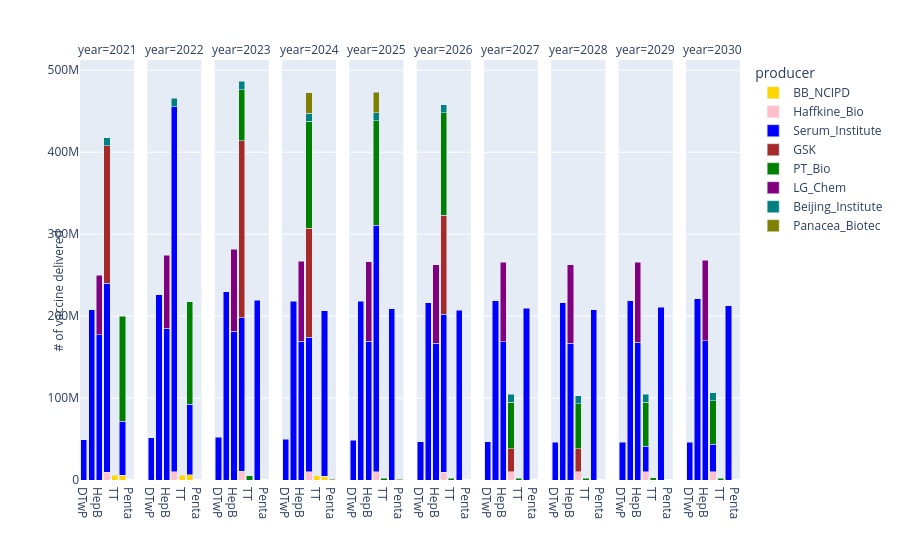

Notebook code for this chart:
### Code cell
import plotly.express as px
import pandas as pd
import plotly.graph_objects as go

with open('C:/Users/fthcn/Desktop/Vaccine_Tender_Scheduling_Problem/Julia_Files/Github/Results/X_results_'+demand_status+'_'+supply_status+'_'+price_status+'.json') as json_file:
    X_results = json.load(json_file)

print(X_results)

group = ["TT", "HepB", "Hib", "IPV", "OPV", "DT", "Td", "DTwP", "DTwP-Hib", "Penta", "Hexa"]

output = pd.DataFrame()
for v in group:
    if v in X_results:
        #print(v)
        for p in P_v[v]:
            #print(p)
            for t in T:
                if str(t) in X_results[v][p]:
                    if X_results[v][p][str(t)] >= 1:
                        X_results[v][p][str(t)] = round(X_results[v][p][str(t)])
                        df_dictionary = pd.DataFrame([dict(year=str(2020+t), var=X_results[v][p][str(t)], vaccine=v, producer=p)])
                        output = pd.concat([output, df_dictionary], ignore_index=True)
output.sort_values(['vaccine'],ascending=[False],inplace=True)
output.sort_values(['year'],ascending=[True],inplace=True)
fig = px.bar(output, x="vaccine", y="var", facet_col="year", color="producer",
             color_discrete_map=producer_color_map)

fig.for_each_xaxis(lambda x: x.update(title = ''))
fig.for_each_yaxis(lambda y: y.update(title = ''))
# and:
fig.add_annotation(x=-0.05,y=0.45, showarrow=False,
                   text="# of vaccine delivered", textangle=-90,
                    xref="paper", yref="paper")
fig.add_annotation(x=0.5,y=-0.30, showarrow=False,
                   text="Vaccines", textangle=0,
                    xref="paper", yref="paper")
fig.update_layout(barmode='stack', xaxis={'categoryorder':'category ascending'})
fig.show()

### Figure 1 — Plotly figure (JSON) as saved in the notebook; plotly's stock layout.template omitted (floating-point values rounded to 4 significant figures)
{"data": [{"alignmentgroup": "True", "hovertemplate": "producer=BB_NCIPD<br>year=2021<br>vaccine=%{x}<br>var=%{y}<extra></extra>", "legendgroup": "BB_NCIPD", "marker": {"color": "gold", "pattern": {"shape": ""}}, "name": "BB_NCIPD", "offsetgroup": "BB_NCIPD", "orientation": "v", "showlegend": true, "textposition": "auto", "type": "bar", "x": ["Td", "TT"], "xaxis": "x", "y": [5506912, 5680000], "yaxis": "y"}, {"alignmentgroup": "True", "hovertemplate": "producer=BB_NCIPD<br>year=2022<br>vaccine=%{x}<br>var=%{y}<extra></extra>", "legendgroup": "BB_NCIPD", "marker": {"color": "gold", "pattern": {"shape": ""}}, "name": "BB_NCIPD", "offsetgroup": "BB_NCIPD", "orientation": "v", "showlegend": false, "textposition": "auto", "type": "bar", "x": ["Td", "TT"], "xaxis": "x2", "y": [6329268, 5520000], "yaxis": "y2"}, {"alignmentgroup": "True", "hovertemplate": "producer=BB_NCIPD<br>year=2024<br>vaccine=%{x}<br>var=%{y}<extra></extra>", "legendgroup": "BB_NCIPD", "marker": {"color": "gold", "pattern": {"shape": ""}}, "name": "BB_NCIPD", "offsetgroup": "BB_NCIPD", "orientation": "v", "showlegend": false, "textposition": "auto", "type": "bar", "x": ["Td", "TT"], "xaxis": "x4", "y": [4511672, 5440000], "yaxis": "y4"}, {"alignmentgroup": "True", "hovertemplate": "producer=Haffkine_Bio<br>year=2021<br>vaccine=%{x}<br>var=%{y}<extra></extra>", "legendgroup": "Haffkine_Bio", "marker": {"color": "pink", "pattern": {"shape": ""}}, "name": "Haffkine_Bio", "offsetgroup": "Haffkine_Bio", "orientation": "v", "showlegend": true, "textposition": "auto", "type": "bar", "x": ["OPV"], "xaxis": "x", "y": [9600000], "yaxis": "y"}, {"alignmentgroup": "True", "hovertemplate": "producer=Haffkine_Bio<br>year=2022<br>vaccine=%{x}<br>var=%{y}<extra></extra>", "legendgroup": "Haffkine_Bio", "marker": {"color": "pink", "pattern": {"shape": ""}}, "name": "Haffkine_Bio", "offsetgroup": "Haffkine_Bio", "orientation": "v", "showlegend": false, "textposition": "auto", "type": "bar", "x": ["OPV"], "xaxis": "x2", "y": [10320000], "yaxis": "y2"}, {"alignmentgroup": "True", "hovertemplate": "producer=Haffkine_Bio<br>year=2023<br>vaccine=%{x}<br>var=%{y}<extra></extra>", "legendgroup": "Haffkine_Bio", "marker": {"color": "pink", "pattern": {"shape": ""}}, "name": "Haffkine_Bio", "offsetgroup": "Haffkine_Bio", "orientation": "v", "showlegend": false, "textposition": "auto", "type": "bar", "x": ["OPV"], "xaxis": "x3", "y": [10440000], "yaxis": "y3"}, {"alignmentgroup": "True", "hovertemplate": "producer=Haffkine_Bio<br>year=2024<br>vaccine=%{x}<br>var=%{y}<extra></extra>", "legendgroup": "Haffkine_Bio", "marker": {"color": "pink", "pattern": {"shape": ""}}, "name": "Haffkine_Bio", "offsetgroup": "Haffkine_Bio", "orientation": "v", "showlegend": false, "textposition": "auto", "type": "bar", "x": ["OPV"], "xaxis": "x4", "y": [10080000], "yaxis": "y4"}, {"alignmentgroup": "True", "hovertemplate": "producer=Haffkine_Bio<br>year=2025<br>vaccine=%{x}<br>var=%{y}<extra></extra>", "legendgroup": "Haffkine_Bio", "marker": {"color": "pink", "pattern": {"shape": ""}}, "name": "Haffkine_Bio", "offsetgroup": "Haffkine_Bio", "orientation": "v", "showlegend": false, "textposition": "auto", "type": "bar", "x": ["OPV"], "xaxis": "x5", "y": [10080000], "yaxis": "y5"}, {"alignmentgroup": "True", "hovertemplate": "producer=Haffkine_Bio<br>year=2026<br>vaccine=%{x}<br>var=%{y}<extra></extra>", "legendgroup": "Haffkine_Bio", "marker": {"color": "pink", "pattern": {"shape": ""}}, "name": "Haffkine_Bio", "offsetgroup": "Haffkine_Bio", "orientation": "v", "showlegend": false, "textposition": "auto", "type": "bar", "x": ["OPV"], "xaxis": "x6", "y": [9720000], "yaxis": "y6"}, {"alignmentgroup": "True", "hovertemplate": "producer=Haffkine_Bio<br>year=2027<br>vaccine=%{x}<br>var=%{y}<extra></extra>", "legendgroup": "Haffkine_Bio", "marker": {"color": "pink", "pattern": {"shape": ""}}, "name": "Haffkine_Bio", "offsetgroup": "Haffkine_Bio", "orientation": "v", "showlegend": false, "textposition": "auto", "type": "bar", "x": ["OPV"], "xaxis": "x7", "y": [9960000], "yaxis": "y7"}, {"alignmentgroup": "True", "hovertemplate": "producer=Haffkine_Bio<br>year=2028<br>vaccine=%{x}<br>var=%{y}<extra></extra>", "legendgroup": "Haffkine_Bio", "marker": {"color": "pink", "pattern": {"shape": ""}}, "name": "Haffkine_Bio", "offsetgroup": "Haffkine_Bio", "orientation": "v", "showlegend": false, "textposition": "auto", "type": "bar", "x": ["OPV"], "xaxis": "x8", "y": [9840000], "yaxis": "y8"}, {"alignmentgroup": "True", "hovertemplate": "producer=Haffkine_Bio<br>year=2029<br>vaccine=%{x}<br>var=%{y}<extra></extra>", "legendgroup": "Haffkine_Bio", "marker": {"color": "pink", "pattern": {"shape": ""}}, "name": "Haffkine_Bio", "offsetgroup": "Haffkine_Bio", "orientation": "v", "showlegend": false, "textposition": "auto", "type": "bar", "x": ["OPV"], "xaxis": "x9", "y": [9840000], "yaxis": "y9"}, {"alignmentgroup": "True", "hovertemplate": "producer=Haffkine_Bio<br>year=2030<br>vaccine=%{x}<br>var=%{y}<extra></extra>", "legendgroup": "Haffkine_Bio", "marker": {"color": "pink", "pattern": {"shape": ""}}, "name": "Haffkine_Bio", "offsetgroup": "Haffkine_Bio", "orientation": "v", "showlegend": false, "textposition": "auto", "type": "bar", "x": ["OPV"], "xaxis": "x10", "y": [9840000], "yaxis": "y10"}, {"alignmentgroup": "True", "hovertemplate": "producer=Serum_Institute<br>year=2021<br>vaccine=%{x}<br>var=%{y}<extra></extra>", "legendgroup": "Serum_Institute", "marker": {"color": "blue", "pattern": {"shape": ""}}, "name": "Serum_Institute", "offsetgroup": "Serum_Institute", "orientation": "v", "showlegend": true, "textposition": "auto", "type": "bar", "x": ["OPV", "DTwP", "Td", "HepB", "DTwP-Hib"], "xaxis": "x", "y": [230258044, 48960000, 66333088, 177120000, 207600000], "yaxis": "y"}, {"alignmentgroup": "True", "hovertemplate": "producer=Serum_Institute<br>year=2022<br>vaccine=%{x}<br>var=%{y}<extra></extra>", "legendgroup": "Serum_Institute", "marker": {"color": "blue", "pattern": {"shape": ""}}, "name": "Serum_Institute", "offsetgroup": "Serum_Institute", "orientation": "v", "showlegend": false, "textposition": "auto", "type": "bar", "x": ["DTwP-Hib", "HepB", "Td", "DTwP", "OPV"], "xaxis": "x2", "y": [226240000, 184880000, 85870732, 51680000, 445120000], "yaxis": "y2"}, {"alignmentgroup": "True", "hovertemplate": "producer=Serum_Institute<br>year=2023<br>vaccine=%{x}<br>var=%{y}<extra></extra>", "legendgroup": "Serum_Institute", "marker": {"color": "blue", "pattern": {"shape": ""}}, "name": "Serum_Institute", "offsetgroup": "Serum_Institute", "orientation": "v", "showlegend": false, "textposition": "auto", "type": "bar", "x": ["DTwP", "HepB", "DTwP-Hib", "OPV", "Td"], "xaxis": "x3", "y": [52160000, 181760000, 229840000, 187508411, 219200000], "yaxis": "y3"}, {"alignmentgroup": "True", "hovertemplate": "producer=Serum_Institute<br>year=2024<br>vaccine=%{x}<br>var=%{y}<extra></extra>", "legendgroup": "Serum_Institute", "marker": {"color": "blue", "pattern": {"shape": ""}}, "name": "Serum_Institute", "offsetgroup": "Serum_Institute", "orientation": "v", "showlegend": false, "textposition": "auto", "type": "bar", "x": ["Td", "DTwP", "DTwP-Hib", "HepB", "OPV"], "xaxis": "x4", "y": [202288328, 49600000, 218117962, 169357962, 164315747], "yaxis": "y4"}, {"alignmentgroup": "True", "hovertemplate": "producer=Serum_Institute<br>year=2025<br>vaccine=%{x}<br>var=%{y}<extra></extra>", "legendgroup": "Serum_Institute", "marker": {"color": "blue", "pattern": {"shape": ""}}, "name": "Serum_Institute", "offsetgroup": "Serum_Institute", "orientation": "v", "showlegend": false, "textposition": "auto", "type": "bar", "x": ["DTwP", "Td", "OPV", "DTwP-Hib", "HepB"], "xaxis": "x5", "y": [48480000, 208880000, 300767047, 218352953, 169192953], "yaxis": "y5"}, {"alignmentgroup": "True", "hovertemplate": "producer=Serum_Institute<br>year=2026<br>vaccine=%{x}<br>var=%{y}<extra></extra>", "legendgroup": "Serum_Institute", "marker": {"color": "blue", "pattern": {"shape": ""}}, "name": "Serum_Institute", "offsetgroup": "Serum_Institute", "orientation": "v", "showlegend": false, "textposition": "auto", "type": "bar", "x": ["HepB", "Td", "DTwP-Hib", "OPV", "DTwP"], "xaxis": "x6", "y": [166960000, 207280000, 216000000, 192720000, 46400000], "yaxis": "y6"}, {"alignmentgroup": "True", "hovertemplate": "producer=Serum_Institute<br>year=2027<br>vaccine=%{x}<br>var=%{y}<extra></extra>", "legendgroup": "Serum_Institute", "marker": {"color": "blue", "pattern": {"shape": ""}}, "name": "Serum_Institute", "offsetgroup": "Serum_Institute", "orientation": "v", "showlegend": false, "textposition": "auto", "type": "bar", "x": ["Td", "HepB", "DTwP-Hib", "DTwP"], "xaxis": "x7", "y": [209520000, 168520000, 218480000, 46480000], "yaxis": "y7"}, {"alignmentgroup": "True", "hovertemplate": "producer=Serum_Institute<br>year=2028<br>vaccine=%{x}<br>var=%{y}<extra></extra>", "legendgroup": "Serum_Institute", "marker": {"color": "blue", "pattern": {"shape": ""}}, "name": "Serum_Institute", "offsetgroup": "Serum_Institute", "orientation": "v", "showlegend": false, "textposition": "auto", "type": "bar", "x": ["Td", "DTwP-Hib", "DTwP", "HepB"], "xaxis": "x8", "y": [207760000, 216320000, 46320000, 166680000], "yaxis": "y8"}, {"alignmentgroup": "True", "hovertemplate": "producer=Serum_Institute<br>year=2029<br>vaccine=%{x}<br>var=%{y}<extra></extra>", "legendgroup": "Serum_Institute", "marker": {"color": "blue", "pattern": {"shape": ""}}, "name": "Serum_Institute", "offsetgroup": "Serum_Institute", "orientation": "v", "showlegend": false, "textposition": "auto", "type": "bar", "x": ["OPV", "DTwP", "Td", "DTwP-Hib", "HepB"], "xaxis": "x9", "y": [31172993, 46240000, 210560000, 218960000, 168320000], "yaxis": "y9"}, {"alignmentgroup": "True", "hovertemplate": "producer=Serum_Institute<br>year=2030<br>vaccine=%{x}<br>var=%{y}<extra></extra>", "legendgroup": "Serum_Institute", "marker": {"color": "blue", "pattern": {"shape": ""}}, "name": "Serum_Institute", "offsetgroup": "Serum_Institute", "orientation": "v", "showlegend": false, "textposition": "auto", "type": "bar", "x": ["HepB", "DTwP", "DTwP-Hib", "OPV", "Td"], "xaxis": "x10", "y": [169640000, 46080000, 221360000, 33818355, 212720000], "yaxis": "y10"}, {"alignmentgroup": "True", "hovertemplate": "producer=GSK<br>year=2021<br>vaccine=%{x}<br>var=%{y}<extra></extra>", "legendgroup": "GSK", "marker": {"color": "brown", "pattern": {"shape": ""}}, "name": "GSK", "offsetgroup": "GSK", "orientation": "v", "showlegend": true, "textposition": "auto", "type": "bar", "x": ["OPV"], "xaxis": "x", "y": [168301956], "yaxis": "y"}, {"alignmentgroup": "True", "hovertemplate": "producer=GSK<br>year=2023<br>vaccine=%{x}<br>var=%{y}<extra></extra>", "legendgroup": "GSK", "marker": {"color": "brown", "pattern": {"shape": ""}}, "name": "GSK", "offsetgroup": "GSK", "orientation": "v", "showlegend": false, "textposition": "auto", "type": "bar", "x": ["OPV"], "xaxis": "x3", "y": [215906574], "yaxis": "y3"}, {"alignmentgroup": "True", "hovertemplate": "producer=GSK<br>year=2024<br>vaccine=%{x}<br>var=%{y}<extra></extra>", "legendgroup": "GSK", "marker": {"color": "brown", "pattern": {"shape": ""}}, "name": "GSK", "offsetgroup": "GSK", "orientation": "v", "showlegend": false, "textposition": "auto", "type": "bar", "x": ["OPV"], "xaxis": "x4", "y": [132686290], "yaxis": "y4"}, {"alignmentgroup": "True", "hovertemplate": "producer=GSK<br>year=2026<br>vaccine=%{x}<br>var=%{y}<extra></extra>", "legendgroup": "GSK", "marker": {"color": "brown", "pattern": {"shape": ""}}, "name": "GSK", "offsetgroup": "GSK", "orientation": "v", "showlegend": false, "textposition": "auto", "type": "bar", "x": ["OPV"], "xaxis": "x6", "y": [120480000], "yaxis": "y6"}, {"alignmentgroup": "True", "hovertemplate": "producer=GSK<br>year=2027<br>vaccine=%{x}<br>var=%{y}<extra></extra>", "legendgroup": "GSK", "marker": {"color": "brown", "pattern": {"shape": ""}}, "name": "GSK", "offsetgroup": "GSK", "orientation": "v", "showlegend": false, "textposition": "auto", "type": "bar", "x": ["OPV"], "xaxis": "x7", "y": [28013860], "yaxis": "y7"}, {"alignmentgroup": "True", "hovertemplate": "producer=GSK<br>year=2028<br>vaccine=%{x}<br>var=%{y}<extra></extra>", "legendgroup": "GSK", "marker": {"color": "brown", "pattern": {"shape": ""}}, "name": "GSK", "offsetgroup": "GSK", "orientation": "v", "showlegend": false, "textposition": "auto", "type": "bar", "x": ["OPV"], "xaxis": "x8", "y": [28509665], "yaxis": "y8"}, {"alignmentgroup": "True", "hovertemplate": "producer=PT_Bio<br>year=2021<br>vaccine=%{x}<br>var=%{y}<extra></extra>", "legendgroup": "PT_Bio", "marker": {"color": "green", "pattern": {"shape": ""}}, "name": "PT_Bio", "offsetgroup": "PT_Bio", "orientation": "v", "showlegend": true, "textposition": "auto", "type": "bar", "x": ["Td"], "xaxis": "x", "y": [128080000], "yaxis": "y"}, {"alignmentgroup": "True", "hovertemplate": "producer=PT_Bio<br>year=2022<br>vaccine=%{x}<br>var=%{y}<extra></extra>", "legendgroup": "PT_Bio", "marker": {"color": "green", "pattern": {"shape": ""}}, "name": "PT_Bio", "offsetgroup": "PT_Bio", "orientation": "v", "showlegend": false, "textposition": "auto", "type": "bar", "x": ["Td"], "xaxis": "x2", "y": [125480000], "yaxis": "y2"}, {"alignmentgroup": "True", "hovertemplate": "producer=PT_Bio<br>year=2023<br>vaccine=%{x}<br>var=%{y}<extra></extra>", "legendgroup": "PT_Bio", "marker": {"color": "green", "pattern": {"shape": ""}}, "name": "PT_Bio", "offsetgroup": "PT_Bio", "orientation": "v", "showlegend": false, "textposition": "auto", "type": "bar", "x": ["OPV", "TT"], "xaxis": "x3", "y": [62585015, 5440000], "yaxis": "y3"}, {"alignmentgroup": "True", "hovertemplate": "producer=PT_Bio<br>year=2024<br>vaccine=%{x}<br>var=%{y}<extra></extra>", "legendgroup": "PT_Bio", "marker": {"color": "green", "pattern": {"shape": ""}}, "name": "PT_Bio", "offsetgroup": "PT_Bio", "orientation": "v", "showlegend": false, "textposition": "auto", "type": "bar", "x": ["OPV"], "xaxis": "x4", "y": [130560000], "yaxis": "y4"}, {"alignmentgroup": "True", "hovertemplate": "producer=PT_Bio<br>year=2025<br>vaccine=%{x}<br>var=%{y}<extra></extra>", "legendgroup": "PT_Bio", "marker": {"color": "green", "pattern": {"shape": ""}}, "name": "PT_Bio", "offsetgroup": "PT_Bio", "orientation": "v", "showlegend": false, "textposition": "auto", "type": "bar", "x": ["TT", "OPV"], "xaxis": "x5", "y": [2320000, 127480000], "yaxis": "y5"}, {"alignmentgroup": "True", "hovertemplate": "producer=PT_Bio<br>year=2026<br>vaccine=%{x}<br>var=%{y}<extra></extra>", "legendgroup": "PT_Bio", "marker": {"color": "green", "pattern": {"shape": ""}}, "name": "PT_Bio", "offsetgroup": "PT_Bio", "orientation": "v", "showlegend": false, "textposition": "auto", "type": "bar", "x": ["OPV", "TT"], "xaxis": "x6", "y": [125360000, 2320000], "yaxis": "y6"}, {"alignmentgroup": "True", "hovertemplate": "producer=PT_Bio<br>year=2027<br>vaccine=%{x}<br>var=%{y}<extra></extra>", "legendgroup": "PT_Bio", "marker": {"color": "green", "pattern": {"shape": ""}}, "name": "PT_Bio", "offsetgroup": "PT_Bio", "orientation": "v", "showlegend": false, "textposition": "auto", "type": "bar", "x": ["OPV", "TT"], "xaxis": "x7", "y": [56706140, 2400000], "yaxis": "y7"}, {"alignmentgroup": "True", "hovertemplate": "producer=PT_Bio<br>year=2028<br>vaccine=%{x}<br>var=%{y}<extra></extra>", "legendgroup": "PT_Bio", "marker": {"color": "green", "pattern": {"shape": ""}}, "name": "PT_Bio", "offsetgroup": "PT_Bio", "orientation": "v", "showlegend": false, "textposition": "auto", "type": "bar", "x": ["TT", "OPV"], "xaxis": "x8", "y": [2400000, 54610335], "yaxis": "y8"}, {"alignmentgroup": "True", "hovertemplate": "producer=PT_Bio<br>year=2029<br>vaccine=%{x}<br>var=%{y}<extra></extra>", "legendgroup": "PT_Bio", "marker": {"color": "green", "pattern": {"shape": ""}}, "name": "PT_Bio", "offsetgroup": "PT_Bio", "orientation": "v", "showlegend": false, "textposition": "auto", "type": "bar", "x": ["OPV", "TT"], "xaxis": "x9", "y": [53787007, 2480000], "yaxis": "y9"}, {"alignmentgroup": "True", "hovertemplate": "producer=PT_Bio<br>year=2030<br>vaccine=%{x}<br>var=%{y}<extra></extra>", "legendgroup": "PT_Bio", "marker": {"color": "green", "pattern": {"shape": ""}}, "name": "PT_Bio", "offsetgroup": "PT_Bio", "orientation": "v", "showlegend": false, "textposition": "auto", "type": "bar", "x": ["TT", "OPV"], "xaxis": "x10", "y": [2400000, 52901645], "yaxis": "y10"}, {"alignmentgroup": "True", "hovertemplate": "producer=LG_Chem<br>year=2021<br>vaccine=%{x}<br>var=%{y}<extra></extra>", "legendgroup": "LG_Chem", "marker": {"color": "purple", "pattern": {"shape": ""}}, "name": "LG_Chem", "offsetgroup": "LG_Chem", "orientation": "v", "showlegend": true, "textposition": "auto", "type": "bar", "x": ["HepB"], "xaxis": "x", "y": [72720000], "yaxis": "y"}, {"alignmentgroup": "True", "hovertemplate": "producer=LG_Chem<br>year=2022<br>vaccine=%{x}<br>var=%{y}<extra></extra>", "legendgroup": "LG_Chem", "marker": {"color": "purple", "pattern": {"shape": ""}}, "name": "LG_Chem", "offsetgroup": "LG_Chem", "orientation": "v", "showlegend": false, "textposition": "auto", "type": "bar", "x": ["HepB"], "xaxis": "x2", "y": [89520000], "yaxis": "y2"}, {"alignmentgroup": "True", "hovertemplate": "producer=LG_Chem<br>year=2023<br>vaccine=%{x}<br>var=%{y}<extra></extra>", "legendgroup": "LG_Chem", "marker": {"color": "purple", "pattern": {"shape": ""}}, "name": "LG_Chem", "offsetgroup": "LG_Chem", "orientation": "v", "showlegend": false, "textposition": "auto", "type": "bar", "x": ["HepB"], "xaxis": "x3", "y": [99600000], "yaxis": "y3"}, {"alignmentgroup": "True", "hovertemplate": "producer=LG_Chem<br>year=2024<br>vaccine=%{x}<br>var=%{y}<extra></extra>", "legendgroup": "LG_Chem", "marker": {"color": "purple", "pattern": {"shape": ""}}, "name": "LG_Chem", "offsetgroup": "LG_Chem", "orientation": "v", "showlegend": false, "textposition": "auto", "type": "bar", "x": ["HepB"], "xaxis": "x4", "y": [97560000], "yaxis": "y4"}, {"alignmentgroup": "True", "hovertemplate": "producer=LG_Chem<br>year=2025<br>vaccine=%{x}<br>var=%{y}<extra></extra>", "legendgroup": "LG_Chem", "marker": {"color": "purple", "pattern": {"shape": ""}}, "name": "LG_Chem", "offsetgroup": "LG_Chem", "orientation": "v", "showlegend": false, "textposition": "auto", "type": "bar", "x": ["HepB"], "xaxis": "x5", "y": [97320000], "yaxis": "y5"}, {"alignmentgroup": "True", "hovertemplate": "producer=LG_Chem<br>year=2026<br>vaccine=%{x}<br>var=%{y}<extra></extra>", "legendgroup": "LG_Chem", "marker": {"color": "purple", "pattern": {"shape": ""}}, "name": "LG_Chem", "offsetgroup": "LG_Chem", "orientation": "v", "showlegend": false, "textposition": "auto", "type": "bar", "x": ["HepB"], "xaxis": "x6", "y": [95760000], "yaxis": "y6"}, {"alignmentgroup": "True", "hovertemplate": "producer=LG_Chem<br>year=2027<br>vaccine=%{x}<br>var=%{y}<extra></extra>", "legendgroup": "LG_Chem", "marker": {"color": "purple", "pattern": {"shape": ""}}, "name": "LG_Chem", "offsetgroup": "LG_Chem", "orientation": "v", "showlegend": false, "textposition": "auto", "type": "bar", "x": ["HepB"], "xaxis": "x7", "y": [97320000], "yaxis": "y7"}, {"alignmentgroup": "True", "hovertemplate": "producer=LG_Chem<br>year=2028<br>vaccine=%{x}<br>var=%{y}<extra></extra>", "legendgroup": "LG_Chem", "marker": {"color": "purple", "pattern": {"shape": ""}}, "name": "LG_Chem", "offsetgroup": "LG_Chem", "orientation": "v", "showlegend": false, "textposition": "auto", "type": "bar", "x": ["HepB"], "xaxis": "x8", "y": [95880000], "yaxis": "y8"}, {"alignmentgroup": "True", "hovertemplate": "producer=LG_Chem<br>year=2029<br>vaccine=%{x}<br>var=%{y}<extra></extra>", "legendgroup": "LG_Chem", "marker": {"color": "purple", "pattern": {"shape": ""}}, "name": "LG_Chem", "offsetgroup": "LG_Chem", "orientation": "v", "showlegend": false, "textposition": "auto", "type": "bar", "x": ["HepB"], "xaxis": "x9", "y": [97440000], "yaxis": "y9"}, {"alignmentgroup": "True", "hovertemplate": "producer=LG_Chem<br>year=2030<br>vaccine=%{x}<br>var=%{y}<extra></extra>", "legendgroup": "LG_Chem", "marker": {"color": "purple", "pattern": {"shape": ""}}, "name": "LG_Chem", "offsetgroup": "LG_Chem", "orientation": "v", "showlegend": false, "textposition": "auto", "type": "bar", "x": ["HepB"], "xaxis": "x10", "y": [98760000], "yaxis": "y10"}, {"alignmentgroup": "True", "hovertemplate": "producer=Beijing_Institute<br>year=2021<br>vaccine=%{x}<br>var=%{y}<extra></extra>", "legendgroup": "Beijing_Institute", "marker": {"color": "teal", "pattern": {"shape": ""}}, "name": "Beijing_Institute", "offsetgroup": "Beijing_Institute", "orientation": "v", "showlegend": true, "textposition": "auto", "type": "bar", "x": ["OPV"], "xaxis": "x", "y": [9600000], "yaxis": "y"}, {"alignmentgroup": "True", "hovertemplate": "producer=Beijing_Institute<br>year=2022<br>vaccine=%{x}<br>var=%{y}<extra></extra>", "legendgroup": "Beijing_Institute", "marker": {"color": "teal", "pattern": {"shape": ""}}, "name": "Beijing_Institute", "offsetgroup": "Beijing_Institute", "orientation": "v", "showlegend": false, "textposition": "auto", "type": "bar", "x": ["OPV"], "xaxis": "x2", "y": [10320000], "yaxis": "y2"}, {"alignmentgroup": "True", "hovertemplate": "producer=Beijing_Institute<br>year=2023<br>vaccine=%{x}<br>var=%{y}<extra></extra>", "legendgroup": "Beijing_Institute", "marker": {"color": "teal", "pattern": {"shape": ""}}, "name": "Beijing_Institute", "offsetgroup": "Beijing_Institute", "orientation": "v", "showlegend": false, "textposition": "auto", "type": "bar", "x": ["OPV"], "xaxis": "x3", "y": [10440000], "yaxis": "y3"}, {"alignmentgroup": "True", "hovertemplate": "producer=Beijing_Institute<br>year=2024<br>vaccine=%{x}<br>var=%{y}<extra></extra>", "legendgroup": "Beijing_Institute", "marker": {"color": "teal", "pattern": {"shape": ""}}, "name": "Beijing_Institute", "offsetgroup": "Beijing_Institute", "orientation": "v", "showlegend": false, "textposition": "auto", "type": "bar", "x": ["OPV"], "xaxis": "x4", "y": [10080000], "yaxis": "y4"}, {"alignmentgroup": "True", "hovertemplate": "producer=Beijing_Institute<br>year=2025<br>vaccine=%{x}<br>var=%{y}<extra></extra>", "legendgroup": "Beijing_Institute", "marker": {"color": "teal", "pattern": {"shape": ""}}, "name": "Beijing_Institute", "offsetgroup": "Beijing_Institute", "orientation": "v", "showlegend": false, "textposition": "auto", "type": "bar", "x": ["OPV"], "xaxis": "x5", "y": [10080000], "yaxis": "y5"}, {"alignmentgroup": "True", "hovertemplate": "producer=Beijing_Institute<br>year=2026<br>vaccine=%{x}<br>var=%{y}<extra></extra>", "legendgroup": "Beijing_Institute", "marker": {"color": "teal", "pattern": {"shape": ""}}, "name": "Beijing_Institute", "offsetgroup": "Beijing_Institute", "orientation": "v", "showlegend": false, "textposition": "auto", "type": "bar", "x": ["OPV"], "xaxis": "x6", "y": [9720000], "yaxis": "y6"}, {"alignmentgroup": "True", "hovertemplate": "producer=Beijing_Institute<br>year=2027<br>vaccine=%{x}<br>var=%{y}<extra></extra>", "legendgroup": "Beijing_Institute", "marker": {"color": "teal", "pattern": {"shape": ""}}, "name": "Beijing_Institute", "offsetgroup": "Beijing_Institute", "orientation": "v", "showlegend": false, "textposition": "auto", "type": "bar", "x": ["OPV"], "xaxis": "x7", "y": [9960000], "yaxis": "y7"}, {"alignmentgroup": "True", "hovertemplate": "producer=Beijing_Institute<br>year=2028<br>vaccine=%{x}<br>var=%{y}<extra></extra>", "legendgroup": "Beijing_Institute", "marker": {"color": "teal", "pattern": {"shape": ""}}, "name": "Beijing_Institute", "offsetgroup": "Beijing_Institute", "orientation": "v", "showlegend": false, "textposition": "auto", "type": "bar", "x": ["OPV"], "xaxis": "x8", "y": [9840000], "yaxis": "y8"}, {"alignmentgroup": "True", "hovertemplate": "producer=Beijing_Institute<br>year=2029<br>vaccine=%{x}<br>var=%{y}<extra></extra>", "legendgroup": "Beijing_Institute", "marker": {"color": "teal", "pattern": {"shape": ""}}, "name": "Beijing_Institute", "offsetgroup": "Beijing_Institute", "orientation": "v", "showlegend": false, "textposition": "auto", "type": "bar", "x": ["OPV"], "xaxis": "x9", "y": [9840000], "yaxis": "y9"}, {"alignmentgroup": "True", "hovertemplate": "producer=Beijing_Institute<br>year=2030<br>vaccine=%{x}<br>var=%{y}<extra></extra>", "legendgroup": "Beijing_Institute", "marker": {"color": "teal", "pattern": {"shape": ""}}, "name": "Beijing_Institute", "offsetgroup": "Beijing_Institute", "orientation": "v", "showlegend": false, "textposition": "auto", "type": "bar", "x": ["OPV"], "xaxis": "x10", "y": [9840000], "yaxis": "y10"}, {"alignmentgroup": "True", "hovertemplate": "producer=Panacea_Biotec<br>year=2024<br>vaccine=%{x}<br>var=%{y}<extra></extra>", "legendgroup": "Panacea_Biotec", "marker": {"color": "olive", "pattern": {"shape": ""}}, "name": "Panacea_Biotec", "offsetgroup": "Panacea_Biotec", "orientation": "v", "showlegend": true, "textposition": "auto", "type": "bar", "x": ["OPV", "Penta"], "xaxis": "x4", "y": [24837962, 1082038], "yaxis": "y4"}, {"alignmentgroup": "True", "hovertemplate": "producer=Panacea_Biotec<br>year=2025<br>vaccine=%{x}<br>var=%{y}<extra></extra>", "legendgroup": "Panacea_Biotec", "marker": {"color": "olive", "pattern": {"shape": ""}}, "name": "Panacea_Biotec", "offsetgroup": "Panacea_Biotec", "orientation": "v", "showlegend": false, "textposition": "auto", "type": "bar", "x": ["OPV", "Penta"], "xaxis": "x5", "y": [24952953, 1087047], "yaxis": "y5"}], "layout": {"annotations": [{"showarrow": false, "text": "year=2021", "x": 0.041, "xanchor": "center", "xref": "paper", "y": 1, "yanchor": "bottom", "yref": "paper"}, {"showarrow": false, "text": "year=2022", "x": 0.143, "xanchor": "center", "xref": "paper", "y": 1, "yanchor": "bottom", "yref": "paper"}, {"showarrow": false, "text": "year=2023", "x": 0.245, "xanchor": "center", "xref": "paper", "y": 1, "yanchor": "bottom", "yref": "paper"}, {"showarrow": false, "text": "year=2024", "x": 0.347, "xanchor": "center", "xref": "paper", "y": 1, "yanchor": "bottom", "yref": "paper"}, {"showarrow": false, "text": "year=2025", "x": 0.449, "xanchor": "center", "xref": "paper", "y": 1, "yanchor": "bottom", "yref": "paper"}, {"showarrow": false, "text": "year=2026", "x": 0.551, "xanchor": "center", "xref": "paper", "y": 1, "yanchor": "bottom", "yref": "paper"}, {"showarrow": false, "text": "year=2027", "x": 0.653, "xanchor": "center", "xref": "paper", "y": 1, "yanchor": "bottom", "yref": "paper"}, {"showarrow": false, "text": "year=2028", "x": 0.755, "xanchor": "center", "xref": "paper", "y": 1, "yanchor": "bottom", "yref": "paper"}, {"showarrow": false, "text": "year=2029", "x": 0.857, "xanchor": "center", "xref": "paper", "y": 1, "yanchor": "bottom", "yref": "paper"}, {"showarrow": false, "text": "year=2030", "x": 0.959, "xanchor": "center", "xref": "paper", "y": 1, "yanchor": "bottom", "yref": "paper"}, {"showarrow": false, "text": "# of vaccine delivered", "textangle": -90, "x": -0.05, "xref": "paper", "y": 0.45, "yref": "paper"}, {"showarrow": false, "text": "Vaccines", "textangle": 0, "x": 0.5, "xref": "paper", "y": -0.3, "yref": "paper"}], "autosize": true, "barmode": "stack", "legend": {"title": {"text": "producer"}, "tracegroupgap": 0}, "margin": {"t": 60}, "xaxis": {"anchor": "y", "autorange": true, "categoryorder": "category ascending", "domain": [0, 0.082], "range": [-0.5, 6.5], "title": {"text": ""}, "type": "category"}, "xaxis10": {"anchor": "y10", "autorange": true, "domain": [0.918, 1], "matches": "x", "range": [-0.5, 6.5], "title": {"text": ""}, "type": "category"}, "xaxis2": {"anchor": "y2", "autorange": true, "domain": [0.102, 0.184], "matches": "x", "range": [-0.5, 6.5], "title": {"text": ""}, "type": "category"}, "xaxis3": {"anchor": "y3", "autorange": true, "domain": [0.204, 0.286], "matches": "x", "range": [-0.5, 6.5], "title": {"text": ""}, "type": "category"}, "xaxis4": {"anchor": "y4", "autorange": true, "domain": [0.306, 0.388], "matches": "x", "range": [-0.5, 6.5], "title": {"text": ""}, "type": "category"}, "xaxis5": {"anchor": "y5", "autorange": true, "domain": [0.408, 0.49], "matches": "x", "range": [-0.5, 6.5], "title": {"text": ""}, "type": "category"}, "xaxis6": {"anchor": "y6", "autorange": true, "domain": [0.51, 0.592], "matches": "x", "range": [-0.5, 6.5], "title": {"text": ""}, "type": "category"}, "xaxis7": {"anchor": "y7", "autorange": true, "domain": [0.612, 0.694], "matches": "x", "range": [-0.5, 6.5], "title": {"text": ""}, "type": "category"}, "xaxis8": {"anchor": "y8", "autorange": true, "domain": [0.714, 0.796], "matches": "x", "range": [-0.5, 6.5], "title": {"text": ""}, "type": "category"}, "xaxis9": {"anchor": "y9", "autorange": true, "domain": [0.816, 0.898], "matches": "x", "range": [-0.5, 6.5], "title": {"text": ""}, "type": "category"}, "yaxis": {"anchor": "x", "autorange": true, "domain": [0, 1], "range": [0, 512500000.0], "title": {"text": ""}, "type": "linear"}, "yaxis10": {"anchor": "x10", "autorange": true, "domain": [0, 1], "matches": "y", "range": [0, 512500000.0], "showticklabels": false, "title": {"text": ""}, "type": "linear"}, "yaxis2": {"anchor": "x2", "autorange": true, "domain": [0, 1], "matches": "y", "range": [0, 512500000.0], "showticklabels": false, "title": {"text": ""}, "type": "linear"}, "yaxis3": {"anchor": "x3", "autorange": true, "domain": [0, 1], "matches": "y", "range": [0, 512500000.0], "showticklabels": false, "title": {"text": ""}, "type": "linear"}, "yaxis4": {"anchor": "x4", "autorange": true, "domain": [0, 1], "matches": "y", "range": [0, 512500000.0], "showticklabels": false, "title": {"text": ""}, "type": "linear"}, "yaxis5": {"anchor": "x5", "autorange": true, "domain": [0, 1], "matches": "y", "range": [0, 512500000.0], "showticklabels": false, "title": {"text": ""}, "type": "linear"}, "yaxis6": {"anchor": "x6", "autorange": true, "domain": [0, 1], "matches": "y", "range": [0, 512500000.0], "showticklabels": false, "title": {"text": ""}, "type": "linear"}, "yaxis7": {"anchor": "x7", "autorange": true, "domain": [0, 1], "matches": "y", "range": [0, 512500000.0], "showticklabels": false, "title": {"text": ""}, "type": "linear"}, "yaxis8": {"anchor": "x8", "autorange": true, "domain": [0, 1], "matches": "y", "range": [0, 512500000.0], "showticklabels": false, "title": {"text": ""}, "type": "linear"}, "yaxis9": {"anchor": "x9", "autorange": true, "domain": [0, 1], "matches": "y", "range": [0, 512500000.0], "showticklabels": false, "title": {"text": ""}, "type": "linear"}}}
